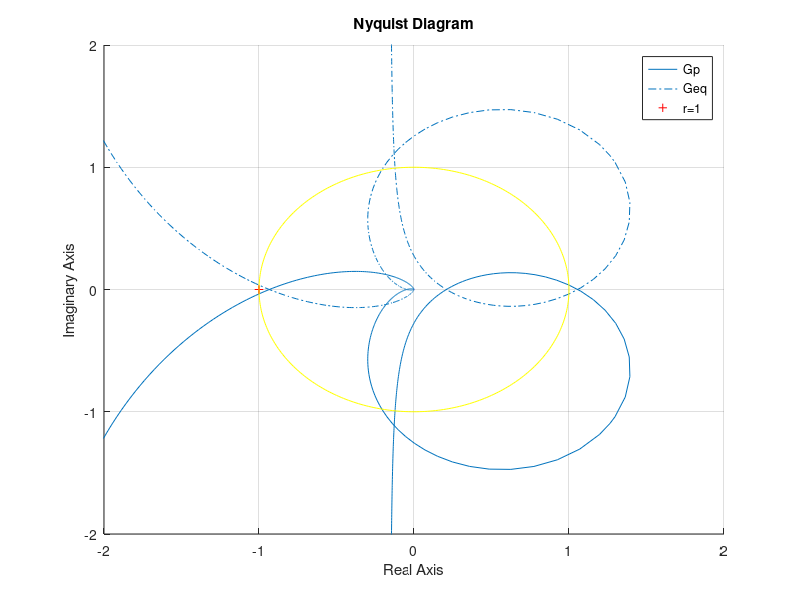

This figure's MATLAB source:
s=tf('s');
Gp=63/((s+0.5)*(s+2)*(s+4));
%sisotool(g)
ku=1.085;
Tu=2.29;
%PID controler
kp=0.6*ku;
Ti=Tu/2;
Td=Tu/8;
%KP=0.6510
%Ti=1.1450
%Td=0.2863
kw=0.045;
a=kw/kp;
%a=0.0691
Gc=kp+(kp/(Ti*s))+((kp*Td*s)/(((Td/10)*s)+1));
Gff=kp*a+(kp/(Ti*s))+((kp*Td*s)/(((Td/10)*s)+1));
G=(Gff*Gp)/(1+(Gp*Gc)-(Gff*Gp));

hold on
nyquist(Gp)
nyquist(G)
r=1;
for j=0:360
    x(j+1)=r*cos((pi/180)*j);
    y(j+1)=r*sin((pi/180)*j);
end

hold on
axis([-2 2 -2 2])
plot(x,y,'y');
legend('Gp','Geq','r=1');
[GMg_1,PMg,~,~]=margin(Gp);
GMg=20*log10(GMg_1);
%PMg=2.04 deg
%GMg=0.6 dB
[GMcg_1,PMcg,~,~]=margin(G);
GMcg=20*log10(GMcg_1);
%PMcg=78 deg
%GMcg=26.51 dB




% t = out.zcw(:, 1); 
% y = out.zcw(:, 2); 
% 
% plot(t, y, '-b', 'LineWidth', 1.5); 
% hold on;
% 
% 
% horizontal_lines = [1.02, 0.98, 0.1, 0.9]; 
% colors = ['r', 'g', 'm', 'k']; 
% 
% % finding and showing points
% for i = 1:length(horizontal_lines)
%     line_value = horizontal_lines(i); 
%     %finding points
%     idx = find((y(1:end-1) - line_value) .* (y(2:end) - line_value) <= 0); 
%     
%     % calculating touching points
%     t_intersect = t(idx) + (t(idx+1) - t(idx)) .* ...
%                   (line_value - y(idx)) ./ (y(idx+1) - y(idx));
%     y_intersect = line_value * ones(size(t_intersect)); % value of output in touching points
%     %drawing lines
%     plot(t, line_value * ones(size(t)), '--', 'Color', colors(i), 'LineWidth', 1.2);
%     
%     % showing touching points
%     plot(t_intersect, y_intersect, 'o', 'MarkerSize', 8, ...
%          'MarkerFaceColor', colors(i), 'MarkerEdgeColor', 'k');
% end
% 
% xlabel('Time (s)');
% ylabel('Output');
% title('Curve and Intersection Points with Horizontal Lines');
% legend_entries = [{'Original Curve'}, ...
%                   arrayfun(@(x) sprintf('Line = %.2f', x), horizontal_lines, 'UniformOutput', false)];
% legend(legend_entries{:});
% grid on;
% hold off;
% %calculating IAE
% error=1-y;
% absIntegralError = trapz(t, abs(error));
% %Tr=2.225
% %Ts%2=2.78
% %overshoot%=-
% %d=-
% %IAE=1.1838
